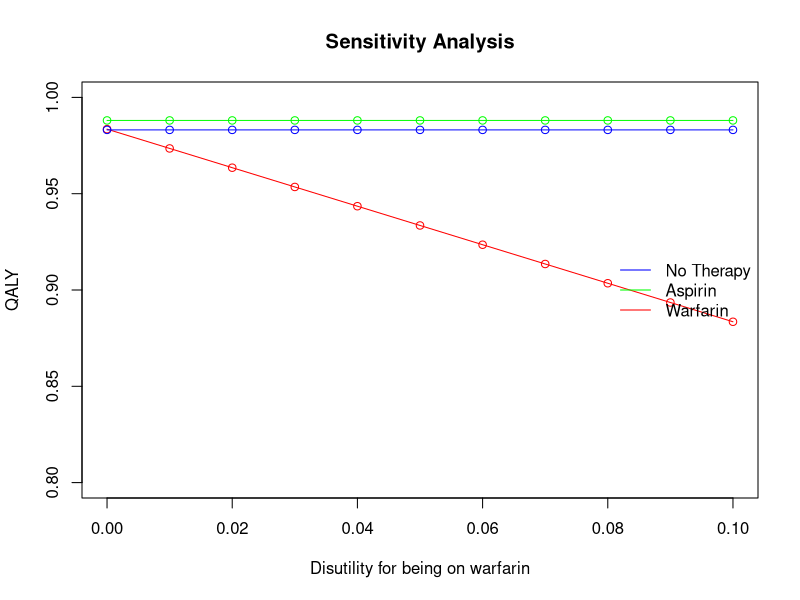
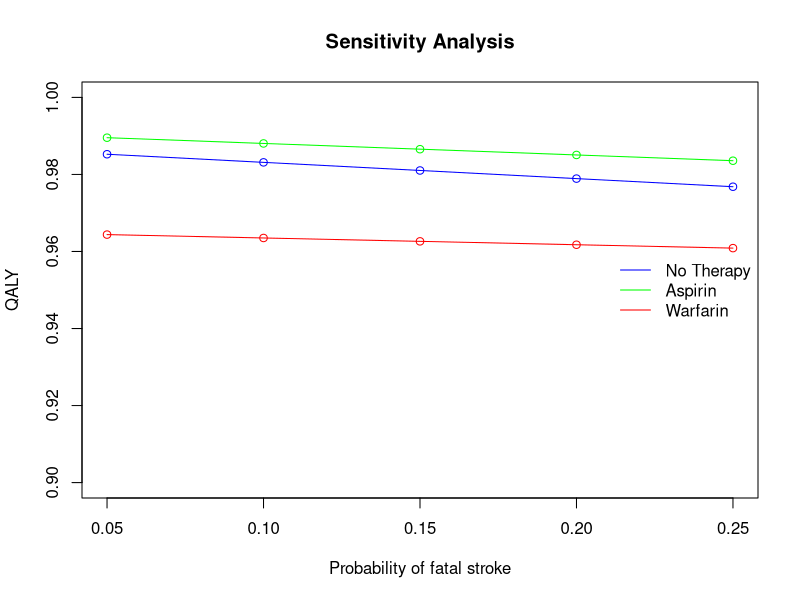

The R source for these figures, in order: (Note: this script raises an error after producing the figures.)
## ---- chunk 1
# Probabilities 
p_fatal_stroke      <- 0.10
p_severe_stroke     <- 0.20
p_fatal_bleed       <- 0.01

# CHADS2 score for an 80-year-old with diabetes and hypertension is 3
p_stroke_noWarfarin <- 5.27 / 100
p_stroke_warfarin   <- 2.20 / 100
# Calculating risk reduction by Warfarin:
risk_reduction_warfarin <- p_stroke_noWarfarin - p_stroke_warfarin
# Calculating risk reduction by Aspirin:
risk_reduction_aspirin <- 0.5 * risk_reduction_warfarin
# Calculating stroke risk when on Aspirin:
p_stroke_aspirin <- p_stroke_noWarfarin - risk_reduction_aspirin

# HAS-BLED score for an 80-year-old with hypertension and past bleed is 3
p_bleed_warfarin    <- 3.74 / 100

# Life years
LE_alive            <- 1    
LE_death            <- 0   

# No therapy expected life years
LE_noTherapy <-    (p_stroke_noWarfarin * (p_fatal_stroke                    * LE_death   +  # fatal stroke
                                                            p_severe_stroke  * LE_alive   +  # severe stroke
                                      (1 - p_fatal_stroke - p_severe_stroke) * LE_alive)) +  # mild stroke
               (1 - p_stroke_noWarfarin)                                     * LE_alive      # no stroke

# Aspirin expected life years
LE_aspirin  <-     (p_stroke_aspirin    * (p_fatal_stroke                    * LE_death   +  # fatal stroke
                                                            p_severe_stroke  * LE_alive   +  # severe stroke
                                      (1 - p_fatal_stroke - p_severe_stroke) * LE_alive)) +  # mild stroke
               (1 - p_stroke_aspirin)                                        * LE_alive      # no stroke

# Warfarin expected life years
p_joint_stroke_bleed_warfarin <- p_stroke_warfarin * p_bleed_warfarin                        # stroke and bleed joint probability

## LE for joint event of stroke and fatal bleed
LE_joint_fatal_bleed    <- p_joint_stroke_bleed_warfarin *      p_fatal_bleed  * LE_death    # stroke and fatal bleed

## LE for joint event of stroke and non-fatal bleed
LE_joint_nonfatal_bleed <- p_joint_stroke_bleed_warfarin * (1 - p_fatal_bleed) *             # non-fatal bleed     
                          (
                               p_fatal_stroke                    * LE_death +                # fatal stroke
                                                p_severe_stroke  * LE_alive +                # severe stroke
                          (1 - p_fatal_stroke - p_severe_stroke) * LE_alive                  # mild stroke
                          )

LE_warfarin_joint_event <- LE_joint_fatal_bleed + LE_joint_nonfatal_bleed

LE_warfarin <- LE_warfarin_joint_event                            +
              (p_stroke_warfarin - p_joint_stroke_bleed_warfarin) *                      
              (
                   p_fatal_stroke                    * LE_death   +                          # fatal stroke,  no bleed
                                    p_severe_stroke  * LE_alive   +                          # severe stroke, no bleed
              (1 - p_fatal_stroke - p_severe_stroke) * LE_alive                              # mild stroke,   no bleed
              )                                                   +
              (p_bleed_warfarin  - p_joint_stroke_bleed_warfarin) *                                             
              (
                   p_fatal_bleed                     * LE_death   +                          # fatal bleed, no stroke
              (1 - p_fatal_bleed)                    * LE_alive                              # fatal bleed, no stroke
              )                                                   + 
              (1 - p_stroke_warfarin - p_bleed_warfarin + p_joint_stroke_bleed_warfarin) * LE_alive # no bleed, no stroke

# Print results
cat("Expected life years with no therapy:", LE_noTherapy, "\n")
cat("Expected life years with aspirin:",    LE_aspirin,   "\n")
cat("Expected life years with warfarin:",   LE_warfarin,  "\n")
## ---- chunk 2
# Utilities
u_well          <- 1
u_mild_stroke   <- 0.80
u_severe_stroke <- 0.60
u_bleed         <- 0.75
u_death         <- 0
u_dis_warfarin  <- 0.02

# No therapy QALYs
QALY_noTherapy <-     (p_stroke_noWarfarin * (p_fatal_stroke                    * u_death           +  # fatal stroke
                                                               p_severe_stroke  * u_severe_stroke   +  # severe stroke
                                         (1 - p_fatal_stroke - p_severe_stroke) * u_mild_stroke))   +  # mild stroke
                  (1 - p_stroke_noWarfarin)                                     * u_well               # no stroke

# Aspirin QALYs
QALY_aspirin   <-     (p_stroke_aspirin    * (p_fatal_stroke                    * u_death           +  # fatal stroke
                                                               p_severe_stroke  * u_severe_stroke   +  # severe stroke
                                         (1 - p_fatal_stroke - p_severe_stroke) * u_mild_stroke))   +  # mild stroke
                  (1 - p_stroke_aspirin)                                        * u_well               # no stroke

# Warfarin QALYs
p_joint_stroke_bleed_warfarin <- p_stroke_warfarin * p_bleed_warfarin                                  # stroke and bleed joint probability

## QALY for joint event of stroke and fatal bleed
QALY_joint_fatal_bleed    <- p_joint_stroke_bleed_warfarin *      p_fatal_bleed  * u_death             # stroke and fatal bleed

## QALY for joint event of stroke and non-fatal bleed
QALY_joint_nonfatal_bleed <- p_joint_stroke_bleed_warfarin * (1 - p_fatal_bleed) *                     # non-fatal bleed     
                             (
                                   p_fatal_stroke                    * min(u_death        , u_bleed) + # fatal stroke
                                                    p_severe_stroke  * min(u_severe_stroke, u_bleed) + # severe stroke
                              (1 - p_fatal_stroke - p_severe_stroke) * min(u_mild_stroke  , u_bleed)   # mild stroke
                             )

QALY_warfarin_joint_event <- QALY_joint_fatal_bleed + QALY_joint_nonfatal_bleed

QALY_warfarin <- QALY_warfarin_joint_event                                  +
                 (p_stroke_warfarin - p_joint_stroke_bleed_warfarin) *                      
                 (
                       p_fatal_stroke                    * u_death          +                          # fatal stroke,  no bleed
                                        p_severe_stroke  * u_severe_stroke  +                          # severe stroke, no bleed
                  (1 - p_fatal_stroke - p_severe_stroke) * u_mild_stroke                               # mild stroke,   no bleed
                  )                                                         +
                 (p_bleed_warfarin  - p_joint_stroke_bleed_warfarin) *                                             
                 (
                       p_fatal_bleed                     * u_death          +                          # fatal bleed, no stroke
                  (1 - p_fatal_bleed)                    * u_bleed                                     # fatal bleed, no stroke
                 )                                                          + 
                (1 - p_stroke_warfarin - p_bleed_warfarin + p_joint_stroke_bleed_warfarin) * u_well -  # no bleed, no stroke
                 u_dis_warfarin                                                                        # disutility of being on warfarin

# Print results
cat("Expected QALYs with no therapy:", QALY_noTherapy, "\n")
cat("Expected QALYs with aspirin:",    QALY_aspirin,   "\n")
cat("Expected QALYs with warfarin:",   QALY_warfarin,  "\n")
## ---- chunk 3
v_u_dis_warfarin <- seq(0, 0.1, 0.01)
# No therapy QALYs
QALY_noTherapy <-     (p_stroke_noWarfarin * (p_fatal_stroke                    * u_death           +  # fatal stroke
                                                               p_severe_stroke  * u_severe_stroke   +  # severe stroke
                                         (1 - p_fatal_stroke - p_severe_stroke) * u_mild_stroke))   +  # mild stroke
                  (1 - p_stroke_noWarfarin)                                     * u_well               # no stroke

# Aspirin QALYs
QALY_aspirin   <-     (p_stroke_aspirin    * (p_fatal_stroke                    * u_death           +  # fatal stroke
                                                               p_severe_stroke  * u_severe_stroke   +  # severe stroke
                                         (1 - p_fatal_stroke - p_severe_stroke) * u_mild_stroke))   +  # mild stroke
                  (1 - p_stroke_aspirin)                                        * u_well               # no stroke

# Warfarin QALYs
p_joint_stroke_bleed_warfarin <- p_stroke_warfarin * p_bleed_warfarin                                  # stroke and bleed joint probability

## QALY for joint event of stroke and fatal bleed
QALY_joint_fatal_bleed    <- p_joint_stroke_bleed_warfarin *      p_fatal_bleed  * u_death             # stroke and fatal bleed

## QALY for joint event of stroke and non-fatal bleed
QALY_joint_nonfatal_bleed <- p_joint_stroke_bleed_warfarin * (1 - p_fatal_bleed) *                     # non-fatal bleed     
                             (
                                   p_fatal_stroke                    * min(u_death        , u_bleed) + # fatal stroke
                                                    p_severe_stroke  * min(u_severe_stroke, u_bleed) + # severe stroke
                              (1 - p_fatal_stroke - p_severe_stroke) * min(u_mild_stroke  , u_bleed)   # mild stroke
                             )

QALY_warfarin_joint_event <- QALY_joint_fatal_bleed + QALY_joint_nonfatal_bleed

QALY_warfarin <- QALY_warfarin_joint_event                                  +
                 (p_stroke_warfarin - p_joint_stroke_bleed_warfarin) *                      
                 (
                       p_fatal_stroke                    * u_death          +                          # fatal stroke,  no bleed
                                        p_severe_stroke  * u_severe_stroke  +                          # severe stroke, no bleed
                  (1 - p_fatal_stroke - p_severe_stroke) * u_mild_stroke                               # mild stroke,   no bleed
                  )                                                         +
                 (p_bleed_warfarin  - p_joint_stroke_bleed_warfarin) *                                             
                 (
                       p_fatal_bleed                     * u_death          +                          # fatal bleed, no stroke
                  (1 - p_fatal_bleed)                    * u_bleed                                     # fatal bleed, no stroke
                 )                                                          + 
                (1 - p_stroke_warfarin - p_bleed_warfarin + p_joint_stroke_bleed_warfarin) * u_well -  # no bleed, no stroke
                 v_u_dis_warfarin                                                                      # disutility of being on warfarin

plot(  v_u_dis_warfarin, QALY_warfarin, type="l", main="Sensitivity Analysis", 
      xlab="Disutility for being on warfarin", ylab="QALY", col="red", ylim=c(0.8,1))
points(v_u_dis_warfarin, QALY_warfarin, col="red")
lines( v_u_dis_warfarin, rep(QALY_noTherapy, length(v_u_dis_warfarin)), col="blue")
points(v_u_dis_warfarin, rep(QALY_noTherapy, length(v_u_dis_warfarin)), col="blue")
lines( v_u_dis_warfarin, rep(QALY_aspirin,   length(v_u_dis_warfarin)), col="green")
points(v_u_dis_warfarin, rep(QALY_aspirin,   length(v_u_dis_warfarin)), col="green")
legend("right", c("No Therapy", "Aspirin", "Warfarin"), col=c("blue", "green","red"), lty=c(1,1,1), bty="n")
## ---- chunk 4
v_p_fatal_stroke <- seq(0.05, 0.25, 0.05)
# No therapy QALYs
QALY_noTherapy <-     (p_stroke_noWarfarin * (v_p_fatal_stroke                    * u_death           +  # fatal stroke
                                                                 p_severe_stroke  * u_severe_stroke   +  # severe stroke
                                         (1 - v_p_fatal_stroke - p_severe_stroke) * u_mild_stroke))   +  # mild stroke
                  (1 - p_stroke_noWarfarin)                                       * u_well               # no stroke

# Aspirin QALYs
QALY_aspirin   <-     (p_stroke_aspirin    * (v_p_fatal_stroke                    * u_death           +  # fatal stroke
                                                                 p_severe_stroke  * u_severe_stroke   +  # severe stroke
                                         (1 - v_p_fatal_stroke - p_severe_stroke) * u_mild_stroke))   +  # mild stroke
                  (1 - p_stroke_aspirin)                                          * u_well               # no stroke

# Warfarin QALYs
p_joint_stroke_bleed_warfarin <- p_stroke_warfarin * p_bleed_warfarin                                  # stroke and bleed joint probability

## QALY for joint event of stroke and fatal bleed
QALY_joint_fatal_bleed    <- p_joint_stroke_bleed_warfarin *      p_fatal_bleed  * u_death             # stroke and fatal bleed

## QALY for joint event of stroke and non-fatal bleed
QALY_joint_nonfatal_bleed <- p_joint_stroke_bleed_warfarin * (1 - p_fatal_bleed) *                     # non-fatal bleed     
                             (
                                   v_p_fatal_stroke                    * min(u_death        , u_bleed) + # fatal stroke
                                                      p_severe_stroke  * min(u_severe_stroke, u_bleed) + # severe stroke
                              (1 - v_p_fatal_stroke - p_severe_stroke) * min(u_mild_stroke  , u_bleed)   # mild stroke
                             )

QALY_warfarin_joint_event <- QALY_joint_fatal_bleed + QALY_joint_nonfatal_bleed

QALY_warfarin <- QALY_warfarin_joint_event                                  +
                 (p_stroke_warfarin - p_joint_stroke_bleed_warfarin) *                      
                 (
                       v_p_fatal_stroke                    * u_death        +                          # fatal stroke,  no bleed
                                          p_severe_stroke  * u_severe_stroke+                          # severe stroke, no bleed
                  (1 - v_p_fatal_stroke - p_severe_stroke) * u_mild_stroke                             # mild stroke,   no bleed
                  )                                                         +
                 (p_bleed_warfarin  - p_joint_stroke_bleed_warfarin) *                                             
                 (
                       p_fatal_bleed                     * u_death          +                          # fatal bleed, no stroke
                  (1 - p_fatal_bleed)                    * u_bleed                                     # fatal bleed, no stroke
                 )                                                          + 
                (1 - p_stroke_warfarin - p_bleed_warfarin + p_joint_stroke_bleed_warfarin) * u_well -  # no bleed, no stroke
                 u_dis_warfarin                                                                        # disutility of being on warfarin

plot(  v_p_fatal_stroke, QALY_warfarin, type="l", main="Sensitivity Analysis", 
      xlab="Probability of fatal stroke", ylab="QALY", col="red", ylim=c(0.9,1))
points(v_p_fatal_stroke, QALY_warfarin,  col="red")
lines( v_p_fatal_stroke, QALY_noTherapy, col="blue")
points(v_p_fatal_stroke, QALY_noTherapy, col="blue")
lines( v_p_fatal_stroke, QALY_aspirin,   col="green")
points(v_p_fatal_stroke, QALY_aspirin,   col="green")
legend("right", c("No Therapy", "Aspirin", "Warfarin"), col=c("blue", "green","red"), lty=c(1,1,1), bty="n")
## ---- chunk 5
decision_tree <- function(p_stroke_noWarfarin, p_stroke_warfarin, p_bleed_warfarin){
  # No therapy QALYs
  QALY_noTherapy <-     (p_stroke_noWarfarin * (p_fatal_stroke                    * u_death           +  # fatal stroke
                                                                 p_severe_stroke  * u_severe_stroke   +  # severe stroke
                                           (1 - p_fatal_stroke - p_severe_stroke) * u_mild_stroke))   +  # mild stroke
                    (1 - p_stroke_noWarfarin)                                     * u_well               # no stroke

  # Aspirin QALYs
  # Calculating risk reduction by Warfarin:
  risk_reduction_warfarin <- p_stroke_noWarfarin - p_stroke_warfarin
  # Calculating risk reduction by Aspirin:
  risk_reduction_aspirin <- 0.5 * risk_reduction_warfarin
  # Calculating stroke risk when on Aspirin:
  p_stroke_aspirin <- p_stroke_noWarfarin - risk_reduction_aspirin
  QALY_aspirin   <-     (p_stroke_aspirin    * (p_fatal_stroke                    * u_death           +  # fatal stroke
                                                                 p_severe_stroke  * u_severe_stroke   +  # severe stroke
                                           (1 - p_fatal_stroke - p_severe_stroke) * u_mild_stroke))   +  # mild stroke
                    (1 - p_stroke_aspirin)                                        * u_well               # no stroke

  # Warfarin QALYs
  p_joint_stroke_bleed_warfarin <- p_stroke_warfarin * p_bleed_warfarin                                  # stroke and bleed joint probability

  ## QALY for joint event of stroke and fatal bleed
  QALY_joint_fatal_bleed    <- p_joint_stroke_bleed_warfarin *      p_fatal_bleed  * u_death             # stroke and fatal bleed

  ## QALY for joint event of stroke and non-fatal bleed
  QALY_joint_nonfatal_bleed <- p_joint_stroke_bleed_warfarin * (1 - p_fatal_bleed) *                     # non-fatal bleed     
                               (
                                     p_fatal_stroke                    * min(u_death        , u_bleed) + # fatal stroke
                                                      p_severe_stroke  * min(u_severe_stroke, u_bleed) + # severe stroke
                                (1 - p_fatal_stroke - p_severe_stroke) * min(u_mild_stroke  , u_bleed)   # mild stroke
                               )

  QALY_warfarin_joint_event <- QALY_joint_fatal_bleed + QALY_joint_nonfatal_bleed

  QALY_warfarin <- QALY_warfarin_joint_event                                  +
                   (p_stroke_warfarin - p_joint_stroke_bleed_warfarin) *                      
                   (
                         p_fatal_stroke                    * u_death          +                          # fatal stroke,  no bleed
                                          p_severe_stroke  * u_severe_stroke  +                          # severe stroke, no bleed
                    (1 - p_fatal_stroke - p_severe_stroke) * u_mild_stroke                               # mild stroke,   no bleed
                    )                                                         +
                   (p_bleed_warfarin  - p_joint_stroke_bleed_warfarin) *                                             
                   (
                         p_fatal_bleed                     * u_death          +                          # fatal bleed, no stroke
                    (1 - p_fatal_bleed)                    * u_bleed                                     # fatal bleed, no stroke
                   )                                                          + 
                  (1 - p_stroke_warfarin - p_bleed_warfarin + p_joint_stroke_bleed_warfarin) * u_well -  # no bleed, no stroke
                   u_dis_warfarin                                                                        # disutility of being on warfarin
  
  return(list(QALY_noTherapy = QALY_noTherapy,
              QALY_aspirin   = QALY_aspirin,
              QALY_warfarin  = QALY_warfarin))
}
## ---- chunk 6
# CHADS2 score for an 80-year-old with diabetes and hypertension is 3
v_p_stroke_noWarfarin <- c(0.49, 1.52, 2.50, 5.27, 6.02, 6.88) / 100
v_p_stroke_warfarin   <- c(0.25, 0.72, 1.27, 2.20, 2.35, 4.60) / 100

# HAS-BLED score for an 80-year-old with hypertension and past bleed is 3
v_p_bleed_warfarin    <- c(1.13, 1.02, 1.88, 3.74, 8.70, 8.70) / 100
## ---- chunk 7
results_sens_noTherapy <- results_sens_aspirin <- results_sens_warfarin <- 
  matrix(0, nrow=length(v_p_stroke_warfarin), ncol=length(v_p_bleed_warfarin)) -> results_sens_optimalStrategy
for (i in 1:length(v_p_stroke_warfarin)) {
  for (j in 1:length(v_p_bleed_warfarin)) {
    results_sens_noTherapy[i,j] <- decision_tree(p_stroke_noWarfarin = v_p_stroke_noWarfarin[i], 
                                                 p_stroke_warfarin   = v_p_stroke_warfarin[i], 
                                                 p_bleed_warfarin    = v_p_bleed_warfarin[j])[["QALY_noTherapy"]]
    results_sens_aspirin[i,j]   <- decision_tree(p_stroke_noWarfarin = v_p_stroke_noWarfarin[i], 
                                                 p_stroke_warfarin   = v_p_stroke_warfarin[i], 
                                                 p_bleed_warfarin    = v_p_bleed_warfarin[j])[["QALY_aspirin"]]
    results_sens_warfarin[i,j]  <- decision_tree(p_stroke_noWarfarin = v_p_stroke_noWarfarin[i], 
                                                 p_stroke_warfarin   = v_p_stroke_warfarin[i], 
                                                 p_bleed_warfarin    = v_p_bleed_warfarin[j])[["QALY_warfarin"]]
    max_val <- max(results_sens_noTherapy[i, j], results_sens_aspirin[i, j], results_sens_warfarin[i, j])
        
        if (max_val == results_sens_noTherapy[i, j]) {
            results_sens_optimalStrategy[i, j] <- "No Therapy"
        } else if (max_val == results_sens_aspirin[i, j]) {
            results_sens_optimalStrategy[i, j] <- "Aspirin"
        } else {
            results_sens_optimalStrategy[i, j] <- "Warfarin"
        }
  }
}

df <- expand.grid(CHADS2 = c("0","1","2","3","4","5 or 6"), HASBLED = c("0","1","2","3","4","5 to 9"))
df$Strategy <- as.vector(results_sens_optimalStrategy)
ggplot(df, aes(x = CHADS2, y = HASBLED, fill = Strategy)) + 
    geom_tile() + 
    scale_y_discrete(expand=c(0,0)) + 
    scale_x_discrete(expand=c(0,0)) + 
    scale_fill_manual(values = c("No Therapy" = "blue", "Aspirin" = "green", "Warfarin" = "red"), name="optimal strategy") +
    labs(x = "CHADS2 score", y = "HAS-BLED score", title="Two-Way Sensitivity Analysis") + 
    theme_bw() 
## ---- chunk 8
# Life years
LE_alive <- 2   
LE_death <- 0   

# No therapy expected life years
LE_noTherapy <-    (p_stroke_noWarfarin * (p_fatal_stroke                    * LE_death   +  # fatal stroke
                                                            p_severe_stroke  * LE_alive   +  # severe stroke
                                      (1 - p_fatal_stroke - p_severe_stroke) * LE_alive)) +  # mild stroke
               (1 - p_stroke_noWarfarin)                                     * LE_alive      # no stroke

# Aspirin expected life years
LE_aspirin  <-     (p_stroke_aspirin    * (p_fatal_stroke                    * LE_death   +  # fatal stroke
                                                            p_severe_stroke  * LE_alive   +  # severe stroke
                                      (1 - p_fatal_stroke - p_severe_stroke) * LE_alive)) +  # mild stroke
               (1 - p_stroke_aspirin)                                        * LE_alive      # no stroke

# Warfarin expected life years
p_joint_stroke_bleed_warfarin <- p_stroke_warfarin * p_bleed_warfarin                        # stroke and bleed joint probability

## LE for joint event of stroke and fatal bleed
LE_joint_fatal_bleed    <- p_joint_stroke_bleed_warfarin *      p_fatal_bleed  * LE_death    # stroke and fatal bleed

## LE for joint event of stroke and non-fatal bleed
LE_joint_nonfatal_bleed <- p_joint_stroke_bleed_warfarin * (1 - p_fatal_bleed) *             # non-fatal bleed     
                          (
                               p_fatal_stroke                    * LE_death +                # fatal stroke
                                                p_severe_stroke  * LE_alive +                # severe stroke
                          (1 - p_fatal_stroke - p_severe_stroke) * LE_alive                  # mild stroke
                          )

LE_warfarin_joint_event <- LE_joint_fatal_bleed + LE_joint_nonfatal_bleed

LE_warfarin <- LE_warfarin_joint_event                            +
              (p_stroke_warfarin - p_joint_stroke_bleed_warfarin) *                      
              (
                   p_fatal_stroke                    * LE_death   +                          # fatal stroke,  no bleed
                                    p_severe_stroke  * LE_alive   +                          # severe stroke, no bleed
              (1 - p_fatal_stroke - p_severe_stroke) * LE_alive                              # mild stroke,   no bleed
              )                                                   +
              (p_bleed_warfarin  - p_joint_stroke_bleed_warfarin) *                                             
              (
                   p_fatal_bleed                     * LE_death   +                          # fatal bleed, no stroke
              (1 - p_fatal_bleed)                    * LE_alive                              # fatal bleed, no stroke
              )                                                   + 
              (1 - p_stroke_warfarin - p_bleed_warfarin + p_joint_stroke_bleed_warfarin) * LE_alive # no bleed, no stroke

# Print results
cat("Expected life years with no therapy:", LE_noTherapy, "\n")
cat("Expected life years with aspirin:",    LE_aspirin,   "\n")
cat("Expected life years with warfarin:",   LE_warfarin,  "\n")
